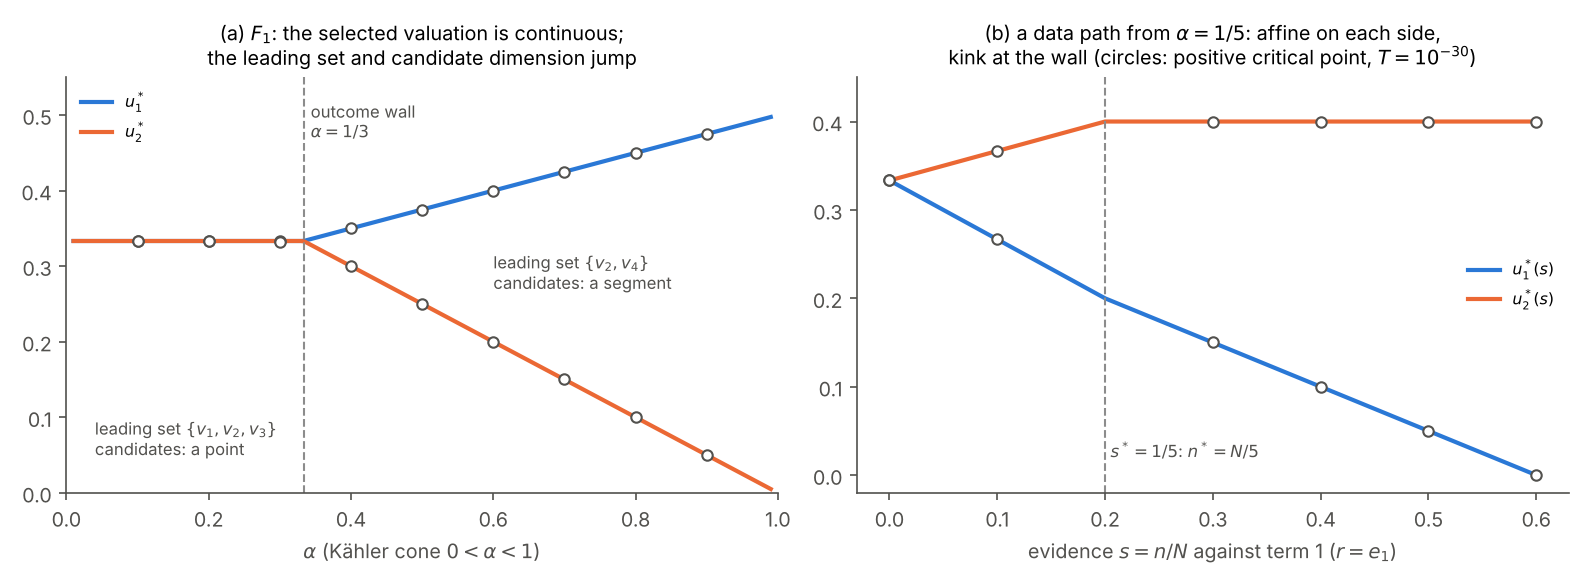

Recreate this plot in Python.
"""Figure for section 6 of the note: soft evidence moves lambda. (a) F_1 along alpha: the max-min level h* and the selected valuation u*,
with the outcome wall at alpha = 1/3 inside the Kähler cone. (b) A data path from alpha = 1/5 with evidence against term 1 (r = e1)."""
import os, sys
import numpy as np
import matplotlib; matplotlib.use("Agg")
import matplotlib.pyplot as plt
HERE = os.path.dirname(os.path.abspath(__file__)); sys.path.insert(0, os.path.join(HERE, "..", "engine"))
from pce import kahlerbridge as KB, datawalls as DW
BLUE, ORANGE, INK2, GREY = "#2a78d6", "#eb6834", "#52514e", "#8c8c8c"
plt.rcParams.update({"font.size": 9.5, "axes.spines.top": False, "axes.spines.right": False, "axes.edgecolor": INK2,
                     "xtick.color": INK2, "ytick.color": INK2, "axes.labelcolor": INK2})
fig, ax = plt.subplots(1, 2, figsize=(10.6, 3.9))
al = np.linspace(0.01, 0.99, 197); hs = [DW.balance_lp(*KB.F1(a))[0] for a in al]
u1 = np.where(al < 1 / 3, 1 / 3, (1 + al) / 4); u2 = np.where(al < 1 / 3, 1 / 3, (1 - al) / 2)
A = ax[0]; A.plot(al, u1, color=BLUE, lw=2, label="$u_1^*$"); A.plot(al, u2, color=ORANGE, lw=2, label="$u_2^*$")
for a in (0.1, 0.2, 0.3, 0.4, 0.5, 0.6, 0.7, 0.8, 0.9):
    val = KB.valuation(*KB.F1(a), [1e-30])[0]; A.plot([a, a], val, "o", color="white", mec=INK2, ms=5)
A.axvline(1 / 3, color=GREY, ls="--", lw=1); A.text(1 / 3 + 0.01, 0.47, "outcome wall\n$\\alpha=1/3$", fontsize=8, color=INK2)
A.text(0.04, 0.05, "leading set $\\{v_1,v_2,v_3\\}$\ncandidates: a point", fontsize=8, color=INK2); A.text(0.6, 0.27, "leading set $\\{v_2,v_4\\}$\ncandidates: a segment", fontsize=8, color=INK2)
A.set_xlim(0, 1); A.set_ylim(0, 0.55); A.set_xlabel("$\\alpha$ (Kähler cone $0<\\alpha<1$)"); A.legend(frameon=False, fontsize=7.6, loc="upper left")
A.set_title("(a) $F_1$: the selected valuation is continuous;\nthe leading set and candidate dimension jump", fontsize=9.5)
v, lam0 = KB.F1(0.2); ss = np.linspace(0, 0.6, 121); U = []
for s in ss:
    lam = DW.shift(lam0, [1, 0, 0, 0], s); l1, l2, l3, l4 = lam
    U.append(np.linalg.solve(np.array([[1, -1], [2, 1]], float), np.array([l1 - l2, l1 - l3])) if DW.balance_lp(v, lam)[2] == (0, 1, 2)
             else np.array([(l1 - l3 - (l2 - l4) / 2) / 2, (l2 - l4) / 2]))
U = np.array(U); B = ax[1]; B.plot(ss, U[:, 0], color=BLUE, lw=2, label="$u_1^*(s)$"); B.plot(ss, U[:, 1], color=ORANGE, lw=2, label="$u_2^*(s)$")
for s in (0.0, 0.1, 0.3, 0.4, 0.5, 0.6):
    val = KB.valuation(v, DW.shift(lam0, [1, 0, 0, 0], s), [1e-30])[0]; B.plot([s, s], val, "o", color="white", mec=INK2, ms=5)
B.axvline(0.2, color=GREY, ls="--", lw=1); B.text(0.205, 0.02, "$s^*=1/5$: $n^*=N/5$", fontsize=8, color=INK2)
B.set_xlabel("evidence $s=n/N$ against term 1 ($r=e_1$)"); B.set_ylim(-0.02, 0.45); B.legend(frameon=False, fontsize=7.6, loc="center right")
B.set_title("(b) a data path from $\\alpha=1/5$: affine on each side,\nkink at the wall (circles: positive critical point, $T=10^{-30}$)", fontsize=9.5)
fig.tight_layout(); fig.savefig(os.path.join(HERE, "fig_datawalls.pdf")); fig.savefig(os.path.join(HERE, "fig_datawalls.png"), dpi=150); plt.close(fig)
